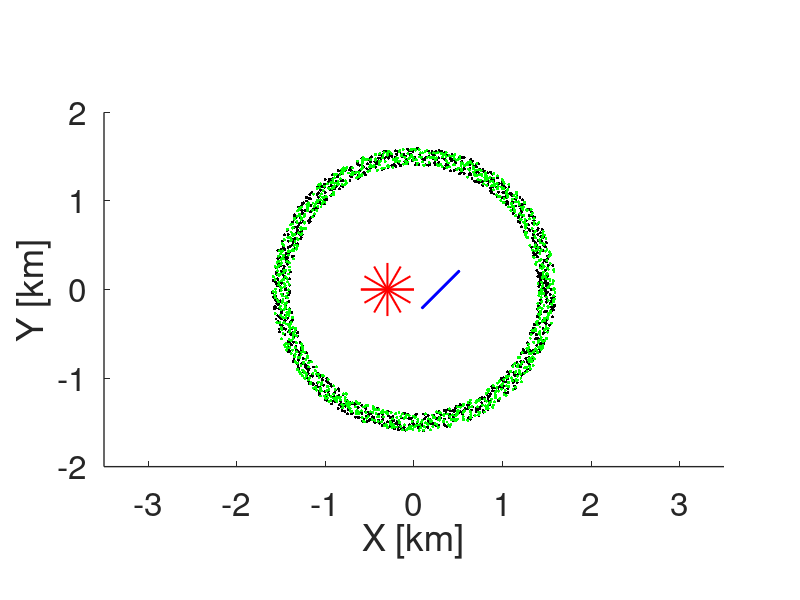

Write the MATLAB code that produced this figure. (Note: this script raises an error after producing the figure.)
% Theoretical test of DAS ambient noise cross-correlation

addpath('./matlab_fun');

set(groot, 'DefaultAxesFontsize', 24);
set(groot, 'DefaultAxesLineWidth', 1);
set(groot, 'DefaultLineLineWidth', 1.5);

%% Basic Parameters

%%% Station information
% N_sta * 3 matrix, each column setting x, y coordinates and orientation
% Distance in km, orientation in deg

% Number of station pairs
N_sta = 37;

% Station 1 information
% sta1_info = [-0.5*ones(N_sta,1), linspace(-1,1,N_sta)', 0*ones(N_sta,1)];
sta1_info = [-0.3*ones(N_sta,1), zeros(N_sta,1), linspace(0,180,N_sta)'];

% Station 2 information
sta2_info = repmat([0.3, 0, 45], [N_sta 1]);

%%% Noise source distribution
% Number of sources (Rayleigh and Love types)
% Figure 1 uses [3000, 3000]
N_src = [1000, 1000];
% Range of radius (km)
radius_range = [1.4, 1.6];
% Range of azimuth (rad)
azimuth_range = [0, 2*pi];

% Velocity (km/s) for Rayleigh and Love waves
vel = [0.3, 0.2];

% Central frequency (Hz)
fm = 4;  
% Source time function
const = 2*pi^2*fm^2;
% stf_func = @(t) const .* t .* (const.*t.^2 - 3) .* exp(-const/2 .* t.^2);
stf_func = @(t) (1 - const .* t.^2) .* exp(-const/2 .* t.^2);

%% Generate noise sources

% Generate random noise sources
% For better convergence, the azimuths are uniformly distributed
src_R_phi = linspace(azimuth_range(1), azimuth_range(2), N_src(1))';
src_R_r = radius_range(1) + (radius_range(2)-radius_range(1)) .* rand(N_src(1), 1);
src_L_phi = linspace(azimuth_range(1), azimuth_range(2), N_src(2))';
src_L_r = radius_range(1) + (radius_range(2)-radius_range(1)) .* rand(N_src(2), 1);

% Convert to Cartesian
[src_R_x, src_R_y] = pol2cart(src_R_phi, src_R_r);
[src_L_x, src_L_y] = pol2cart(src_L_phi, src_L_r);

% Plot noise sources
figure('Name', 'Config', 'Position', [0,0,720,420]);
scatter(src_R_x, src_R_y, 5, 'k', 'Filled'); hold on;
scatter(src_L_x, src_L_y, 5, 'g', 'Filled');
xlabel('X [km]');   ylabel('Y [km]');   ylim([-2, 2]);
axis equal; hold on;

% Plot stations
dl = 0.3;
for i = 1:6:N_sta
    plot(sta1_info(i,1)+dl*cosd(sta1_info(i,3)).*[-1, 1], ...
        sta1_info(i,2)+dl*sind(sta1_info(i,3)).*[-1, 1], 'r-', 'LineWidth', 1.5); hold on;
    plot(sta2_info(i,1)+dl*cosd(sta2_info(i,3)).*[-1, 1], ...
        sta2_info(i,2)+dl*sind(sta2_info(i,3)).*[-1, 1], 'b-', 'LineWidth', 1.5); hold on;
end
xlim([-3.5, 3.5]);  ylim([-2, 2]);

%% Generate recordings

% Time series
dt = 1/fm / 20;
t = 0:dt:10;

% Lag time series
tlag_max = 4;
t_lag = -tlag_max:dt:tlag_max;

clear ave_disp_cc ave_strain_cc;

for i = 1:N_sta

    % Displacement recordings
    disp_R_rec1 = generate_disp('R', [src_R_x, src_R_y], sta1_info(i,1:2), sta1_info(i,3), t, stf_func, vel(1));
    disp_R_rec2 = generate_disp('R', [src_R_x, src_R_y], sta2_info(i,1:2), sta2_info(i,3), t, stf_func, vel(1));
    disp_L_rec1 = generate_disp('L', [src_L_x, src_L_y], sta1_info(i,1:2), sta1_info(i,3), t, stf_func, vel(2));
    disp_L_rec2 = generate_disp('L', [src_L_x, src_L_y], sta2_info(i,1:2), sta2_info(i,3), t, stf_func, vel(2));

    % Strain recordings
    strain_R_rec1 = generate_strain('R', [src_R_x, src_R_y], sta1_info(i,1:2), sta1_info(i,3), t, stf_func, vel(1));
    strain_R_rec2 = generate_strain('R', [src_R_x, src_R_y], sta2_info(i,1:2), sta2_info(i,3), t, stf_func, vel(1));
    strain_L_rec1 = generate_strain('L', [src_L_x, src_L_y], sta1_info(i,1:2), sta1_info(i,3), t, stf_func, vel(2));
    strain_L_rec2 = generate_strain('L', [src_L_x, src_L_y], sta2_info(i,1:2), sta2_info(i,3), t, stf_func, vel(2));
    
    % Cross correlations
    for j = 1:N_src(1)
        disp_R_cc(j, :) = xcorr(disp_R_rec1(j, :), disp_R_rec2(j, :), tlag_max/dt, 'biased');
        strain_R_cc(j, :) = xcorr(strain_R_rec1(j, :), strain_R_rec2(j, :), tlag_max/dt, 'biased');
    end
    
    for j = 1:N_src(2)
        disp_L_cc(j, :) = xcorr(disp_L_rec1(j, :), disp_L_rec2(j, :), tlag_max/dt, 'biased');
        strain_L_cc(j, :) = xcorr(strain_L_rec1(j, :), strain_L_rec2(j, :), tlag_max/dt, 'biased');
    end
    
    ave_disp_cc(i, :) = mean(disp_R_cc, 1) + mean(disp_L_cc, 1);
    ave_strain_cc(i, :) = mean(strain_R_cc, 1) + mean(strain_L_cc, 1);
    
end

clear disp_R_rec1 disp_R_rec2 disp_L_rec1 disp_L_rec2 disp_R_cc disp_L_cc;
clear strain_R_rec1 strain_R_rec2 strain_L_rec1 strain_L_rec2 strain_R_cc strain_L_cc;

%% Plot cross correlations

% Y-axis quantity
% yaxis = sta1_info(:, 2);  yaxis_name = 'Y Location (km)';
yaxis = sta1_info(:, 3);  yaxis_name = 'Fiber 1 Orientation [deg]';

% Travel times
R = vecnorm((sta1_info(:, 1:2) - sta2_info(:, 1:2))');
tR = R ./ vel(1);  tL = R ./ vel(2);

% Additional scaling
scale = 2;

figure('Name', 'Profile', 'Position', [0,0,750,700]);
subplot(1,2,1);
max_amp = max(max(abs(ave_disp_cc)));
for i = 1:N_sta
        trace = yaxis(i) + ave_disp_cc(i, :) .* (scale*range(yaxis)/N_sta/max_amp);
        plot(t_lag, trace, 'k-', 'LineWidth', 1); hold on;
        scatter([-1 1]*tR(i), yaxis(i).*ones(1,2), 10, 'r', 'Filled'); hold on;
        scatter([-1 1]*tL(i), yaxis(i).*ones(1,2), 10, 'b', 'Filled'); hold on;
end
xlabel('Time Lag [s]'); ylabel(yaxis_name);
ylim([min(yaxis)-0.1*range(yaxis), max(yaxis)+0.1*range(yaxis)]);
title('Geophone');

subplot(1,2,2);
max_amp = max(max(abs(ave_strain_cc)));
for i = 1:N_sta
        trace = yaxis(i) + ave_strain_cc(i, :) .* (scale*range(yaxis)/N_sta/max_amp);
        plot(t_lag, trace, 'k-', 'LineWidth', 1); hold on;
        scatter([-1 1]*tR(i), yaxis(i).*ones(1,2), 10, 'r', 'Filled'); hold on;
        scatter([-1 1]*tL(i), yaxis(i).*ones(1,2), 10, 'b', 'Filled'); hold on;
end
xlabel('Time Lag [s]'); ylabel(yaxis_name);
ylim([min(yaxis)-0.1*range(yaxis), max(yaxis)+0.1*range(yaxis)]);
xlim([-4, 4]);
title('Fiber');

%% Analyze amplitude

% Window width
window = 1/(2*fm);
shift = 1/(8*fm);

% Record amplitude
AR = zeros(N_sta, 1);  AL = zeros(N_sta, 1);
for i = 1:N_sta
    
    mask = (t_lag > tR(i)-shift-window) & (t_lag < tR(i)-shift+window);
    tr = ave_strain_cc(i,:);  hilb_tr = abs(hilbert(tr));
    hilb_tr_R = hilb_tr(mask);
    [amp, ~] = max(hilb_tr_R);  AR(i) = amp;
    
    mask = (t_lag > tL(i)-shift-window) & (t_lag < tL(i)-shift+window);
    tr_L = tr(mask);  hilb_tr_L = hilb_tr(mask);
    [amp, ind] = max(hilb_tr_L);  AL(i) = sign(tr_L(ind)) * amp;
    
end

% Plot amplitude factor
figure('Name', 'Amplitude Factor', 'Position', [0,0,576,384]);
max_ampR = max(abs(AR));  max_ampL = max(abs(AL));
scatter(sta1_info(:, 3), AR./max_ampR, 30, 'r', 'Filled'); hold on;
scatter(sta1_info(:, 3), AL./max_ampR, 30, 'b', 'Filled'); hold on;

% Plot theoretical factor
theta1 = linspace(0, 180, 100);  theta2 = sta2_info(1,3);
AR0 = cosd(theta1).^2 .* cosd(theta2)^2;
AL0 = sind(2.*theta1) .* sind(2*theta2) ./ 4 .* (vel(1)/vel(2))^0.5;
max_amp0R = max(abs(AR0));  max_amp0L = max(abs(AL0));
plot(theta1, AR0./max_amp0R, 'k-', theta1, AL0./max_amp0R, 'k--');

xlabel('Fiber 1 Orientation [deg]');
ylabel('Relative Amplitude');
title(sprintf('Fiber 2 Orientation: %d deg', sta2_info(1,3)), 'FontSize', 22);
grid on;  xlim([0, 180]);  ylim([-1.1, 1.1]);
xticks([0 45 90 135 180]);
legend('Rayleigh', 'Love', 'Location', 'Southwest');